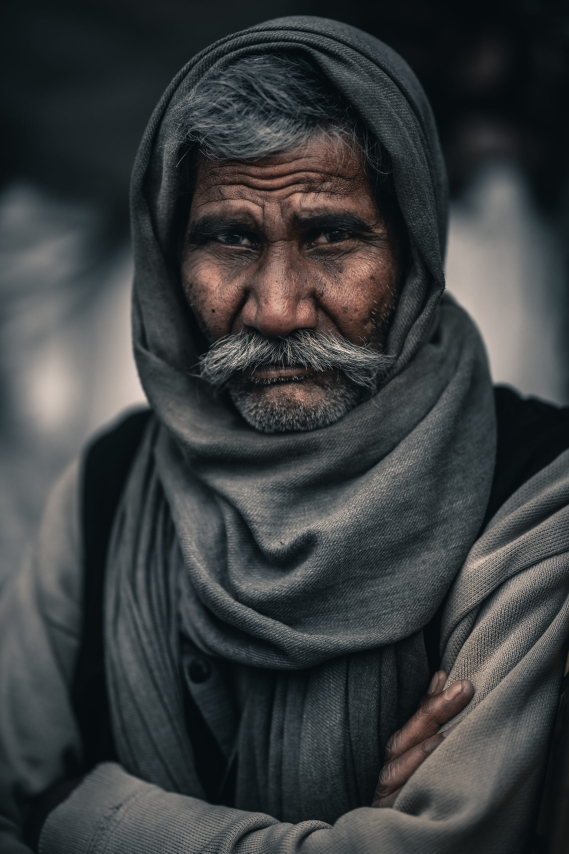
//> input picture SkinDetectionC++/TestImages/protrait.jpg, 1707 x 2560 px (shown at 1/3 size)
$ ./singleImageTest   (built with g++ and OpenCV 4)
//> lines starting //> are read from the running program, lines starting //| are printed output that depends on the picture; after the words box and inside, x2 and y2 are one past the last pixel; in counts of white or black regions, pixels touching at a corner belong together
#include <iostream>
#include <opencv2/imgcodecs.hpp>
#include <opencv2/imgproc.hpp>
#include <opencv2/videoio.hpp>
#include <opencv2/highgui.hpp>
#include <opencv2/video.hpp>

#define USBCAMERA 2

using namespace cv;
using namespace std;

int main()
{
    Mat frame, grayFrame;

    frame = cv::imread("/home/digital101/LinuxCodingFolder/HandGestureProject/SkinDetectionC++/TestImages/protrait.jpg", cv::IMREAD_COLOR);
//> frame is the input picture: 2560 rows x 1707 cols, CV_8UC3; mean B, G, R 62.3, 61.2, 58.2

    cv::resize(frame, frame, cv::Size(640, 480));
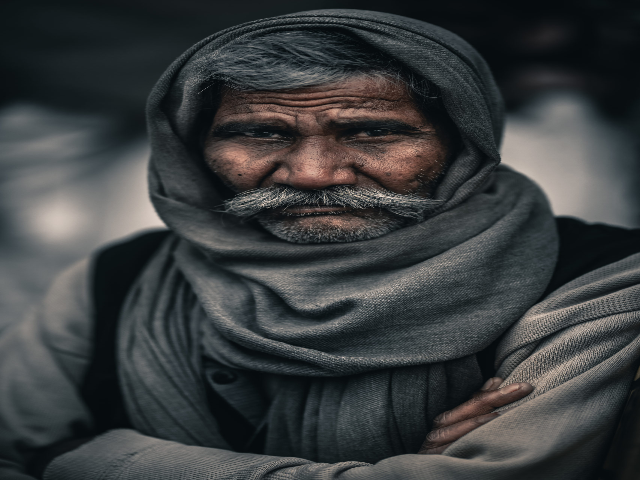
//> frame: 480 rows x 640 cols, CV_8UC3; mean B, G, R 62.2, 61.2, 58.1

    if (frame.empty())
    {
        std::cout << "Can't read image" << std::endl;
        exit(1);
    }

    // HSV and YCbCr masks, kernels
    Mat hsvMask, hsvImage;
    Mat yCbCrMask, yCbCrImage;
    Mat global_mask;
    Mat HSV_result, YCrCb_result, global_result;
    Mat finalImage;

    int lowerH = 0, lowerS = 15, lowerV = 0;
    int upperH = 17, upperS = 170, upperV = 255;
    Scalar lower_hsv(lowerH, lowerS, lowerV);
    Scalar upper_hsv(upperH, upperS, upperV);

    cv::Mat kernel_3x3 = cv::getStructuringElement(cv::MORPH_RECT, cv::Size(3, 3));
    cv::Mat kernel_4x4 = cv::getStructuringElement(cv::MORPH_RECT, cv::Size(4, 4));

    // Convert to HSV and apply HSV mask
    cvtColor(frame, hsvImage, COLOR_BGR2HSV);
//> hsvImage: 480 rows x 640 cols, CV_8UC3; mean H, S, V 81.5, 57.5, 65.5
    inRange(hsvImage, lower_hsv, upper_hsv, hsvMask);
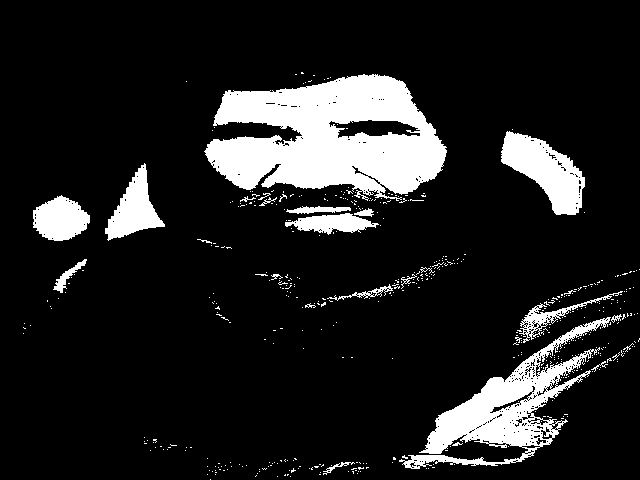
//> hsvMask: 480 rows x 640 cols, CV_8UC1; 13.1% white; 487 white regions (462 under 20 px), largest, box (x1, y1, x2, y2) and area: (204, 74, 447, 201) 19812, (399, 317, 611, 469) 8532, (501, 131, 585, 215) 3639
    cv::morphologyEx(hsvMask, hsvMask, cv::MORPH_OPEN, kernel_3x3);
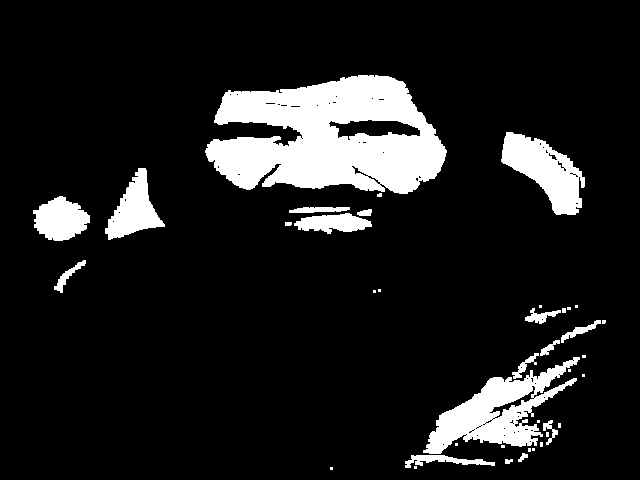
//> hsvMask: 480 rows x 640 cols, CV_8UC1; 11.8% white; 39 white regions (20 under 20 px), largest, box (x1, y1, x2, y2) and area: (205, 75, 447, 194) 19437, (423, 357, 580, 454) 5817, (501, 132, 585, 215) 3568

    // Convert to YCbCr and apply YCbCr mask
    cv::cvtColor(frame, yCbCrImage, cv::COLOR_BGR2YCrCb);
//> yCbCrImage: 480 rows x 640 cols, CV_8UC3; mean of channels 0, 1, 2 60.4, 126.4, 129
    cv::Scalar lower_YCrCb(0, 135, 85);
    cv::Scalar upper_YCrCb(255, 180, 135);
    cv::inRange(yCbCrImage, lower_YCrCb, upper_YCrCb, yCbCrMask);
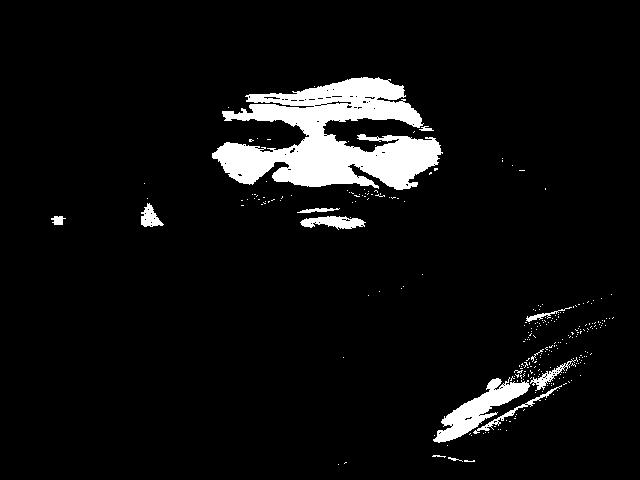
//> yCbCrMask: 480 rows x 640 cols, CV_8UC1; 6.2% white; 264 white regions (251 under 20 px), largest, box (x1, y1, x2, y2) and area: (212, 77, 443, 190) 14312, (433, 377, 530, 443) 2129, (300, 216, 366, 230) 554
    cv::morphologyEx(yCbCrMask, yCbCrMask, cv::MORPH_OPEN, kernel_3x3);
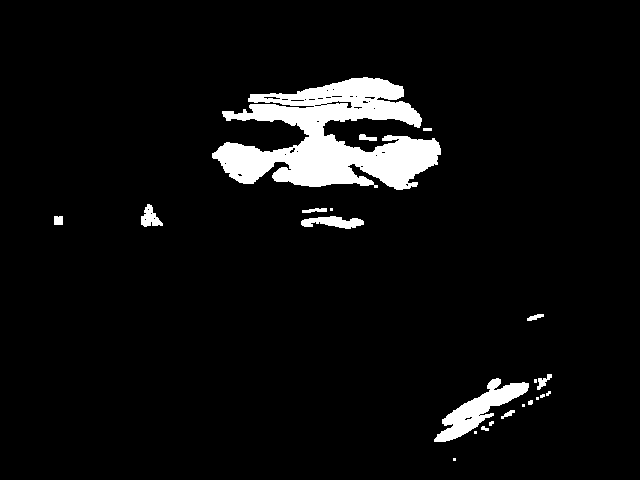
//> yCbCrMask: 480 rows x 640 cols, CV_8UC1; 5.7% white; 22 white regions (9 under 20 px), largest, box (x1, y1, x2, y2) and area: (212, 77, 441, 190) 14016, (434, 378, 529, 442) 2045, (301, 216, 364, 229) 503

    // Merge the YCbCr and HSV masks using bitwise AND
    cv::bitwise_and(yCbCrMask, hsvMask, global_mask);

    // Apply a median blur to the global mask
    cv::medianBlur(global_mask, global_mask, 3);

    // Apply another opening morphological transformation to the global mask
    cv::morphologyEx(global_mask, global_mask, cv::MORPH_OPEN, kernel_4x4);
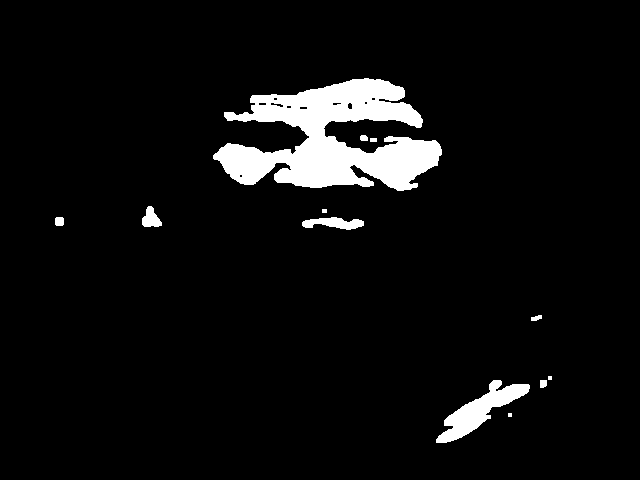
//> global_mask: 480 rows x 640 cols, CV_8UC1; 5.6% white; 12 white regions (2 under 20 px), largest, box (x1, y1, x2, y2) and area: (213, 78, 442, 191) 14118, (436, 380, 530, 443) 2030, (302, 217, 364, 230) 496

    // Invert the masks
    cv::bitwise_not(hsvMask, HSV_result);
    cv::bitwise_not(yCbCrMask, YCrCb_result);
    cv::bitwise_not(global_mask, global_result);

    // Display results
    imshow("Original Frame", frame);
    // imshow("HSV Mask", hsvMask);
    // imshow("YCbCr Mask", yCbCrMask);
    // imshow("Global Mask", global_mask);
    imshow("HSV Result", HSV_result);
    imshow("YCbCr Result", YCrCb_result);
    imshow("Global Result", global_result);

    cv::waitKey(0);

    return 0;
}

$ run again, with SkinDetectionC++/TestImages/8.12.2018_Simulation Training Helps.jpg copied over SkinDetectionC++/TestImages/protrait.jpg
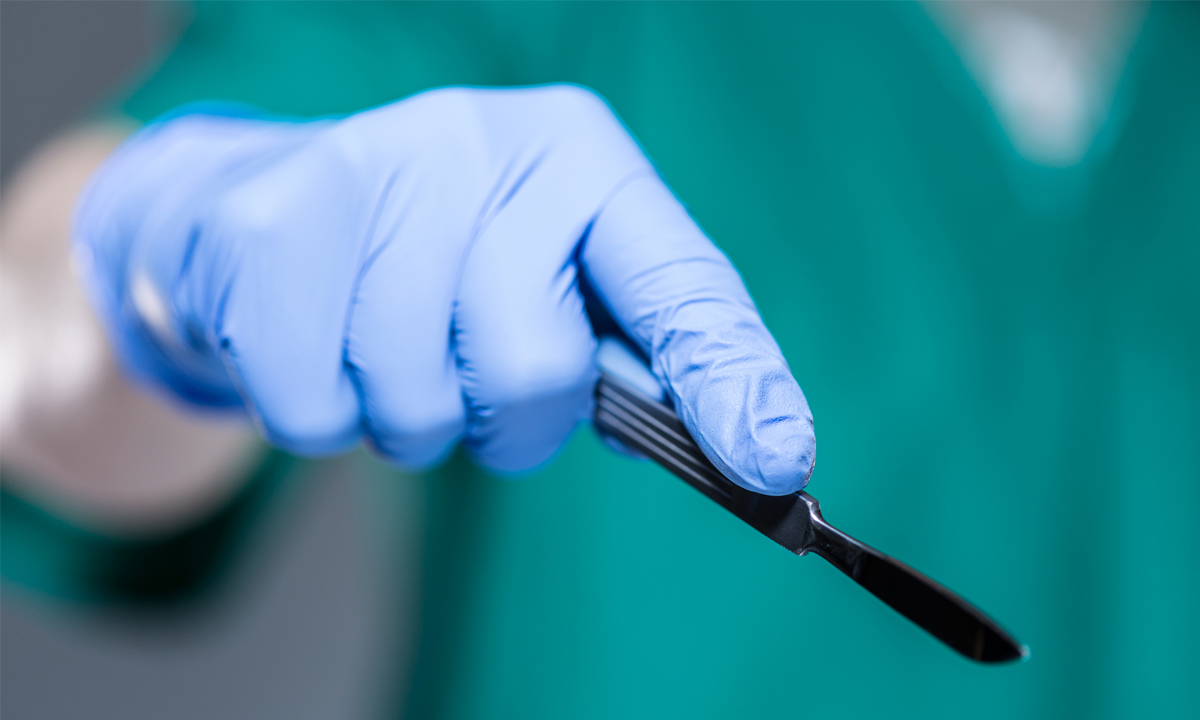
//> input picture SkinDetectionC++/TestImages/8.12.2018_Simulation Training Helps.jpg, 1200 x 720 px
//> frame is the input picture: 720 rows x 1200 cols, CV_8UC3; mean B, G, R 155, 138.4, 59.2
//> frame: 480 rows x 640 cols, CV_8UC3
//> hsvImage: 480 rows x 640 cols, CV_8UC3; mean H, S, V 99.1, 174, 155.3
//> `cv::morphologyEx(hsvMask, hsvMask, cv::MORPH_OPEN, kernel_3x3);`:
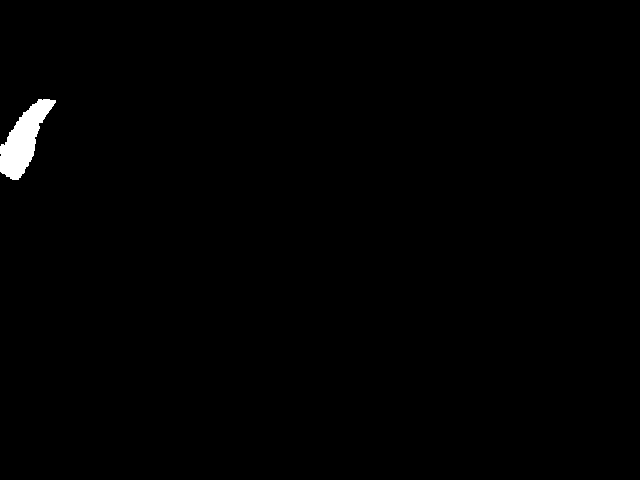
//> hsvMask: 480 rows x 640 cols, CV_8UC1; 0.69% white; 1 white region, box (x1, y1, x2, y2) and area: (0, 99, 56, 180) 2114
//> yCbCrImage: 480 rows x 640 cols, CV_8UC3; mean of channels 0, 1, 2 116.6, 87, 149.7
//> `cv::morphologyEx(global_mask, global_mask, cv::MORPH_OPEN, kernel_4x4);`:
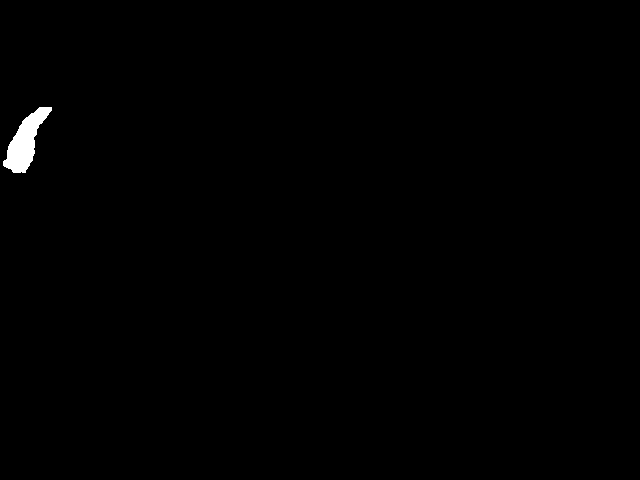
//> global_mask: 480 rows x 640 cols, CV_8UC1; 0.47% white; 1 white region, box (x1, y1, x2, y2) and area: (3, 107, 52, 173) 1449
//> YCrCb_result: 480 rows x 640 cols, CV_8UC1; 98.8% white; 2 black regions, box (x1, y1, x2, y2) and area: (17, 255, 77, 325) 2288, (1, 106, 52, 174) 1472
